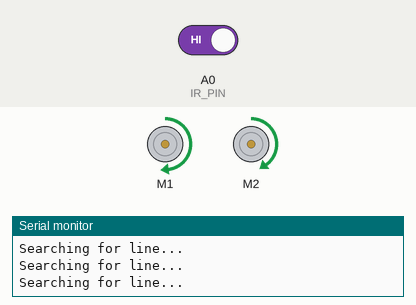
The sketch below on a simulated Arduino Uno, built with avr-gcc and run on an emulated ATmega328P. On the bench: 2 × DC motor (green arrow = forward, orange = backward, longer = faster), the last lines printed to the serial monitor. The test bench sets the inputs (shaded band); at power-on: A0 (IR_PIN) HIGH.

Above: at 1.2 s.
1.3 s: A0 (IR_PIN) driven LOW
At 2.5 s:
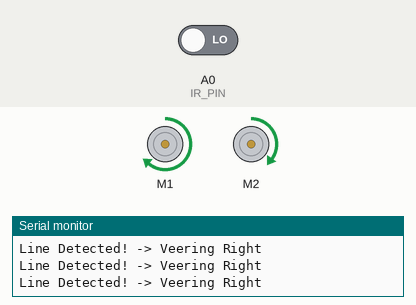
2.8 s: A0 (IR_PIN) driven HIGH
At 3.9 s:
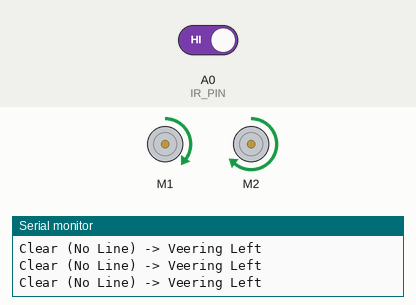
Timing chart, 0 to 5.8 s (numbered marks = the images above; inputs shaded):
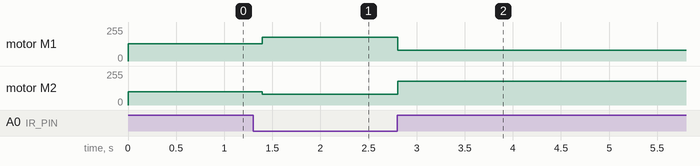

Measured:
- after the input at 1.3 s, motor M1: forward 130/255 → forward 180/255 after 0.09 s; motor M2: forward 100/255 → forward 80/255 after 0.09 s
- after the input at 2.8 s, motor M1: forward 180/255 → forward 80/255 at once; motor M2: forward 80/255 → forward 180/255 at once

The sketch:

motor_test_final.ino
```cpp
#include <AFMotor.h>
//start on left side of the track
const int IR_PIN = A0;

AF_DCMotor motor1(1); // Left Motor
AF_DCMotor motor2(2); // Right Motor

// --- Speed Tuning Variables ---
const int speedFast = 180;
const int speedSlow = 80;
const int speedSearch = 130; // Medium speed for finding the line

// Track if the robot has successfully found the line for the first time
bool hasFoundLineYet = false;

void setup() {
  pinMode(IR_PIN, INPUT);
  Serial.begin(9600);

  motor1.run(FORWARD);
  motor2.run(FORWARD);
}

void loop() {
  int sensorState = digitalRead(IR_PIN);

  // PHASE 1: INITIAL SEARCH (Runs only until the first time the line is touched)
  if (!hasFoundLineYet) {
    if (sensorState == LOW) {
      // Found the line! Switch out of search mode permanently
      hasFoundLineYet = true;
      Serial.println("Line Found! Entering zig-zag mode...");
    }
    else {
      // Still looking for the line: Drive forward/right to sweep into it
      Serial.println("Searching for line...");
      motor1.setSpeed(speedSearch);
      motor2.setSpeed(speedSearch - 30); // Slight right curve to seek the edge
      return; // Skip the rest of the loop and keep searching
    }
  }

  // PHASE 2: ZIG-ZAG TRACKING (Only runs after the line has been found once)
  if (sensorState == LOW) {
    Serial.println("Line Detected! -> Veering Right");
    motor1.setSpeed(speedFast);
    motor2.setSpeed(speedSlow);
  }
  else {
    Serial.println("Clear (No Line) -> Veering Left");
    motor1.setSpeed(speedSlow);
    motor2.setSpeed(speedFast);
  }

  delay(50);
}
```
